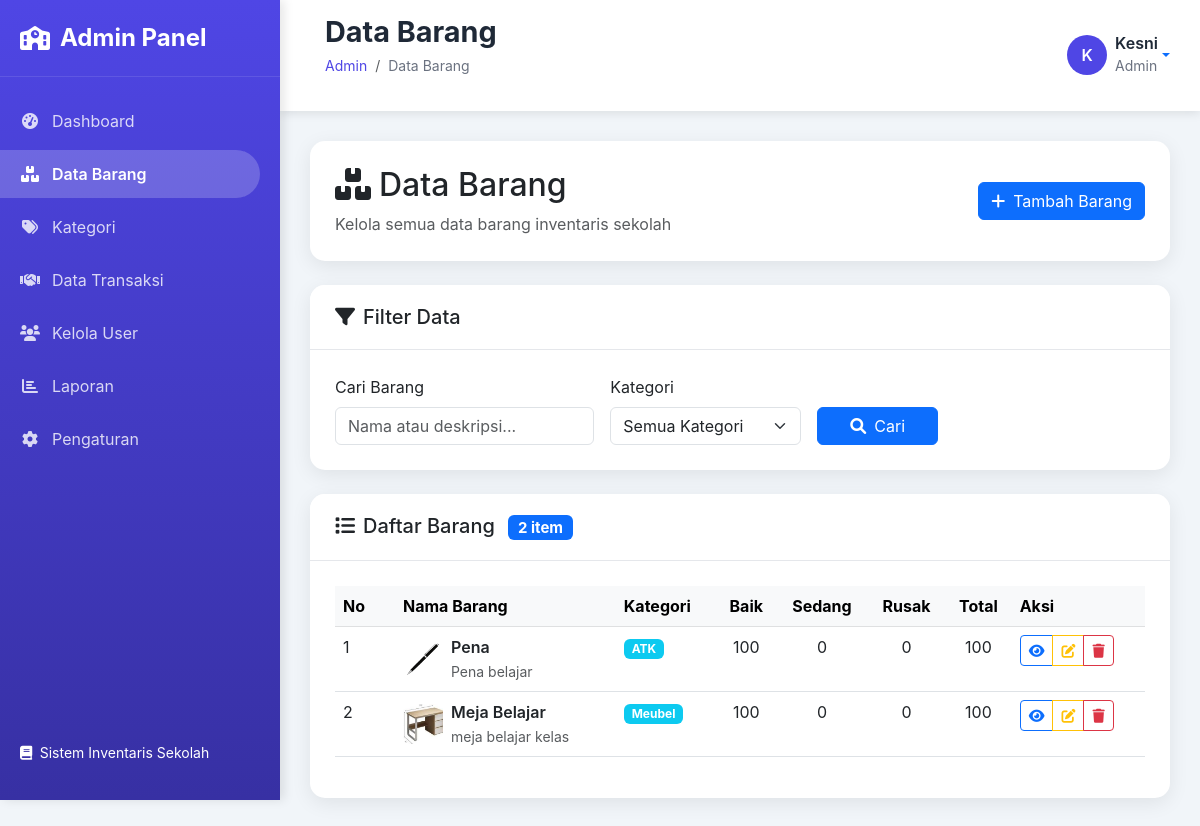
The page /admin/barang/index.php (signed in) on the database its author committed.
### tables this page shows
CREATE TABLE `barang` (
  `id` int(11) NOT NULL,
  `nama_barang` varchar(200) NOT NULL,
  `kategori_id` int(11) NOT NULL,
  `deskripsi` longtext DEFAULT NULL,
  `foto` varchar(255) DEFAULT NULL,
  `jumlah_baik` int(10) UNSIGNED NOT NULL DEFAULT 0,
  `jumlah_sedang` int(10) UNSIGNED NOT NULL DEFAULT 0,
  `jumlah_rusak` int(10) UNSIGNED NOT NULL DEFAULT 0,
  `created_at` timestamp NULL DEFAULT current_timestamp(),
  `updated_at` timestamp NULL DEFAULT current_timestamp() ON UPDATE current_timestamp()
);

CREATE TABLE `kategori` (
  `id` int(11) NOT NULL,
  `nama_kategori` varchar(100) NOT NULL,
  `deskripsi` text DEFAULT NULL,
  `created_at` timestamp NULL DEFAULT current_timestamp(),
  `updated_at` timestamp NULL DEFAULT current_timestamp() ON UPDATE current_timestamp()
);

### admin/barang/index.php (the view, shortened to what this page needs)
<?php
require_once '../includes/header.php';
?>
<?php
$search = isset($_GET['search']) ? validateInput($_GET['search']) : '';
$page = isset($_GET['page']) ? (int)$_GET['page'] : 1;
$limit = 10;
$offset = ($page - 1) * $limit;
try {
    $pdo = new PDO("mysql:host=localhost;dbname=inventaris_sekolah", "root", "");
    $pdo->setAttribute(PDO::ATTR_ERRMODE, PDO::ERRMODE_EXCEPTION);
    $where_conditions = [];
    $params = [];
    $where_clause = !empty($where_conditions) ? "WHERE " . implode(" AND ", $where_conditions) : "";
    $count_query = "
        SELECT COUNT(*) as total
        FROM barang b
        LEFT JOIN kategori k ON b.kategori_id = k.id
        $where_clause
    ";
    $stmt = $pdo->prepare($count_query);
    $stmt->execute($params);
    $total_records = (int)$stmt->fetchColumn();
    $query = "
        SELECT
            b.*,
            k.nama_kategori
        FROM barang b
        LEFT JOIN kategori k ON b.kategori_id = k.id
        $where_clause
        ORDER BY b.created_at DESC
        LIMIT :limit OFFSET :offset
    ";
    $stmt = $pdo->prepare($query);
    $stmt->bindValue(':limit', (int)$limit, PDO::PARAM_INT);
    $stmt->bindValue(':offset', (int)$offset, PDO::PARAM_INT);
    $stmt->execute();
    $barang_list = $stmt->fetchAll(PDO::FETCH_ASSOC);
} catch (Exception $e) {
    error_log("[admin/barang/index.php] " . $e->getMessage());
    $barang_list = [];
    $total_pages = 0;
    $kategori_list = [];
    $total_records = 0;
}
?>
<div class="row mb-4">
    <div class="col-12">
        <div class="card">
            <div class="card-body">
                <div class="row align-items-center">
                    <div class="col-md-8">
                        <h2 class="mb-2">
                            <i class="fas fa-boxes me-2"></i>Data Barang
                        </h2>
                        <p class="text-muted mb-0">Kelola semua data barang inventaris sekolah</p>
                    </div>
                    <div class="col-md-4 text-md-end">
                        <a href="?action=add" class="btn btn-primary">
                            <i class="fas fa-plus me-2"></i>Tambah Barang
                        </a>
                    </div>
                </div>
            </div>
        </div>
    </div>
</div>
<div class="row mb-4">
    <div class="col-12">
        <div class="card">
            <div class="card-header">
                <h5 class="mb-0"><i class="fas fa-filter me-2"></i>Filter Data</h5>
            </div>
            <div class="card-body">
                <form method="GET" action="" class="row g-3">
                    <div class="col-lg-4 col-md-6 col-12">
                        <label for="search" class="form-label">Cari Barang</label>
                        <input type="text" class="form-control" id="search" name="search"
                            value="<?= htmlspecialchars($search) ?>" placeholder="Nama atau deskripsi...">
                    </div>
                    <div class="col-lg-3 col-md-6 col-12">
                        <label for="kategori" class="form-label">Kategori</label>
                        <select class="form-select" id="kategori" name="kategori">
                            <option value="">Semua Kategori</option>
                        </select>
                    </div>
                    <div class="col-lg-2 col-md-6 col-12">
                        <label class="form-label">&nbsp;</label>
                        <div class="d-grid">
                            <button type="submit" class="btn btn-primary">
                                <i class="fas fa-search me-2"></i><span class="d-none d-md-inline">Cari</span>
                            </button>
                        </div>
                    </div>
                </form>
            </div>
        </div>
    </div>
</div>
<div class="row">
    <div class="col-12">
        <div class="card">
            <div class="card-header">
                <div class="row align-items-center">
                    <div class="col-md-6 col-12 mb-2 mb-md-0">
                        <h5 class="mb-0">
                            <i class="fas fa-list me-2"></i>Daftar Barang
                            <span class="badge bg-primary ms-2"><?= number_format($total_records ?? 0) ?> item</span>
                        </h5>
                    </div>
                </div>
            </div>
            <div class="card-body">
                <?php if (empty($barang_list)): ?>
                    <div class="text-center py-5">
                        <i class="fas fa-box-open fa-3x text-muted mb-3"></i>
                        <h5 class="text-muted">Tidak ada data barang</h5>
                        <p class="text-muted">Mulai dengan menambahkan barang baru</p>
                        <a href="?action=add" class="btn btn-primary">
                            <i class="fas fa-plus me-2"></i>Tambah Barang Pertama
                        </a>
                    </div>
                <?php else: ?>
                    <div class="table-responsive">
                        <table class="table table-hover">
                            <thead class="table-light">
                                <tr>
                                    <th style="width:60px">No</th>
                                    <th>Nama Barang</th>
                                    <th class="d-none d-md-table-cell">Kategori</th>
                                    <th class="text-center">Baik</th>
                                    <th class="text-center">Sedang</th>
                                    <th class="text-center">Rusak</th>
                                    <th class="text-center d-none d-md-table-cell">Total</th>
                                    <th>Aksi</th>
                                </tr>
                            </thead>
                            <tbody>
                                <?php $no = ($offset ?? 0) + 1; ?>
                                <?php foreach ($barang_list as $barang): ?>
                                    <?php
                                    $baik = (int)($barang['jumlah_baik'] ?? 0);
                                    $sedang = (int)($barang['jumlah_sedang'] ?? 0);
                                    $rusak = (int)($barang['jumlah_rusak'] ?? 0);
                                    $total_jml = $baik + $sedang + $rusak;
                                    ?>
                                    <tr>
                                        <td><?php echo $no++; ?></td>
                                        <td>
                                            <div class="d-flex align-items-center ">
                                                <?php if (!empty($barang['foto'])): ?>
                                                    <div class="me-2">
                                                        <img src="../../uploads/<?= htmlspecialchars($barang['foto']) ?>"
                                                            alt="<?= htmlspecialchars($barang['nama_barang']) ?>"
                                                            class="rounded" style="width: 40px; height: 40px; object-fit: cover;">
                                                    </div>
                                                <?php endif; ?>
                                                <div>
                                                    <div class="fw-semibold"><?= htmlspecialchars($barang['nama_barang']) ?></div>
                                                    <small class="text-muted d-none d-md-inline"><?= htmlspecialchars($barang['deskripsi']) ?></small>
                                                </div>
                                            </div>
                                        </td>
                                        <td class="d-none d-md-table-cell">
                                            <span class="badge bg-info"><?= htmlspecialchars($barang['nama_kategori']) ?></span>
                                        </td>
                                        <td class="text-center"><?= $baik ?></td>
                                        <td class="text-center"><?= $sedang ?></td>
                                        <td class="text-center"><?= $rusak ?></td>
                                        <td class="text-center d-none d-md-table-cell"><?= $total_jml ?></td>
                                        <td>
                                            <div class="btn-group" role="group">
                                                <button type="button" onclick="showDetail(<?= $barang['id'] ?>)"
                                                    class="btn btn-sm btn-outline-primary" title="Lihat Detail">
                                                    <i class="fas fa-eye"></i>
                                                </button>
                                                <a href="?action=edit&id=<?= $barang['id'] ?>"
                                                    class="btn btn-sm btn-outline-warning" title="Edit">
                                                    <i class="fas fa-edit"></i>
                                                </a>
                                                <button type="button" class="btn btn-sm btn-outline-danger"
                                                    onclick="showDeleteModal(<?= $barang['id'] ?>, '<?= htmlspecialchars($barang['nama_barang']) ?>')"
                                                    title="Hapus">
                                                    <i class="fas fa-trash"></i>
                                                </button>
                                            </div>
                                        </td>
                                    </tr>
                                <?php endforeach; ?>
                            </tbody>
                        </table>
                    </div>
                <?php endif; ?>
            </div>
        </div>
    </div>
</div>
<?php require_once '../includes/footer.php'; ?>

### rows shown on the page
barang: foto (picture), nama_barang "Pena", deskripsi "Pena belajar", kategori.nama_kategori "ATK", jumlah_baik "100", jumlah_sedang "0", jumlah_rusak "0"
barang: foto (picture), nama_barang "Meja Belajar", deskripsi "meja belajar kelas", kategori.nama_kategori "Meubel", jumlah_baik "100", jumlah_sedang "0", jumlah_rusak "0"

### other values the page prints
$page_title "Data Barang"
substr($user_name, 0, 1) "K"
$user_name "Kesni"
$user_role "Admin"
$total_records "2"
